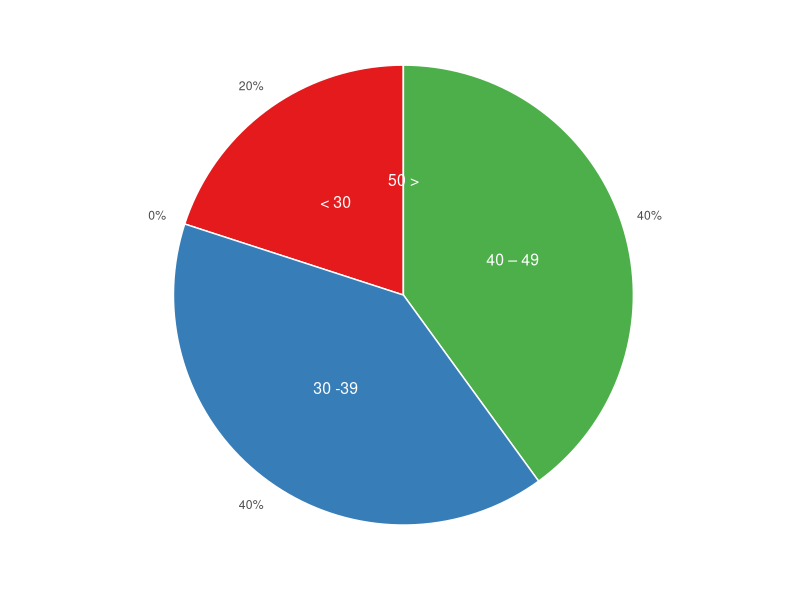

This figure's R source:
library(readxl)
library(ggplot2)
library(dplyr)
library(plotrix)
#library(ggrepel)
#library(tidyverse)
age_group<-as.data.frame(read_excel("Demographic_and_BI_adoption.xlsx", sheet = "Demography_information", range = "C2:C13",col_names = FALSE,col_types = "text"))

bi_doption<-as.data.frame(read_excel("Demographic_and_BI_adoption.xlsx", sheet = "Business_intelligence_adoption", range = "B2:B13",col_names = FALSE,col_types = "text"))

occurance<-table(age_group[,1],bi_doption[,1])

q<-as.data.frame.matrix(occurance)
age_row_names <-as.data.frame(row.names.data.frame(q))
nFrame<-data.frame(
  age = age_row_names,
  no = q[,1],
  yes = q[,2]
)
colnames(nFrame)<-c("age","no","yes")

# Compute the position of labels

data <- nFrame %>% 
  arrange(desc(age)) %>%
  mutate(prop = round(yes / sum(nFrame$yes) *100,0)) %>%
  mutate(ypos = round(cumsum(prop)- 0.5*prop,0))

# finding the limits for outside label
d <- data %>%
  mutate(csum = rev(cumsum(rev(prop))), 
       pos = prop/2 + lead(csum, 1),
       pos = if_else(is.na(pos), prop/2, pos))

#pie(nFrame$yes, labels = nFrame$age,angle = 180)
#tiff("age_vs_awareness_pieChat.tiff", units="in", width=5, height=5, res=300)
ggplot(data, aes(x="",y = prop,fill=age)) + 
  geom_bar(stat="identity", width=1, color="white") +
  coord_polar(theta = "y",start = 0)+
  geom_text(aes(label = age), color = "white", size=4,position = position_stack(vjust = 0.5)) +
  scale_fill_brewer(palette="Set1") +
  scale_y_continuous(breaks = d$pos, labels = paste0(d$prop,"%"))+
  theme(
    axis.ticks = element_blank(),
    axis.title = element_blank(),
    legend.position="none",
    panel.background = element_rect(fill = "white"))
#  geom_label_repel(data,aes(y = ypos, label = paste0(ypos, "%")),size = 4.5, nudge_x = 1, show.legend = FALSE)
#  guides(fill = guide_legend(title = "Group"))
#  geom_text(aes(x = 1.5, y = ypos, label = paste0(round(ypos, 1), "%")),size = 4, hjust = 0)
#dev.off()
